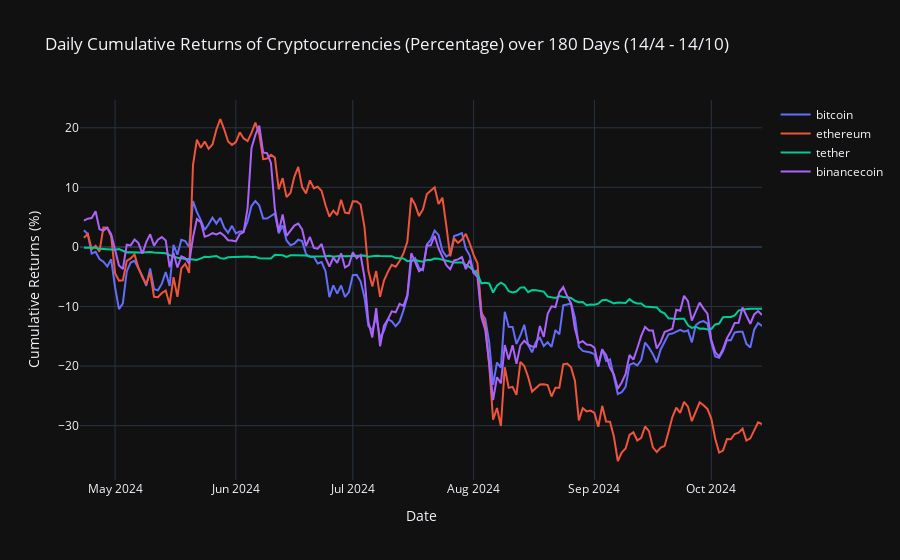

Notebook code cell kept with this figure:
### Markdown cell above
**Return analysis (percentage)**

### Code cell
#calculate daily returns and cumulative returns
returns = pivoted_coin.pct_change()
cumulative_returns = (1 + returns).cumprod() - 1
cumulative_returns_percent = cumulative_returns * 100

fig = go.Figure()

for coin in ['bitcoin', 'ethereum', 'tether', 'binancecoin']:
    fig.add_trace(go.Scatter(
        x=cumulative_returns_percent.index,
        y=cumulative_returns_percent[coin], mode='lines', name=coin
    ))

fig.update_layout(
    title='Daily Cumulative Returns of Cryptocurrencies (Percentage) over 180 Days (14/4 - 14/10)', 
    xaxis_title='Date', yaxis_title='Cumulative Returns (%)', template="plotly_dark")
fig.show()

# fig.write_html('./HTML/daily_returns_analysis.html')

### Figure 1 — Plotly figure (JSON) as saved in the notebook; plotly's stock layout.template omitted (floating-point values rounded to 4 significant figures; data arrays with more than 128 entries replaced by an {"elided": "..."} marker saying what was removed)
{"data": [{"mode": "lines", "name": "bitcoin", "type": "scatter", "x": {"elided": "176 str values"}, "y": {"elided": "176 float values"}}, {"mode": "lines", "name": "ethereum", "type": "scatter", "x": {"elided": "176 str values"}, "y": {"elided": "176 float values"}}, {"mode": "lines", "name": "tether", "type": "scatter", "x": {"elided": "176 str values"}, "y": {"elided": "176 float values"}}, {"mode": "lines", "name": "binancecoin", "type": "scatter", "x": {"elided": "176 str values"}, "y": {"elided": "176 float values"}}], "layout": {"title": {"text": "Daily Cumulative Returns of Cryptocurrencies (Percentage) over 180 Days (14/4 - 14/10)"}, "xaxis": {"title": {"text": "Date"}}, "yaxis": {"title": {"text": "Cumulative Returns (%)"}}}}
